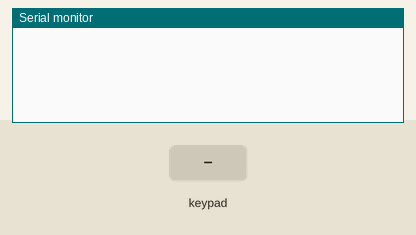
Bench run of a sketch on a simulated Arduino Uno, built with avr-gcc and run on an emulated ATmega328P. Parts: the last lines printed to the serial monitor. Wiring (inferred from the names in the program): 4×4 keypad with keys 1 2 3 A 4 5 6 B 7 8 9 c * 0 # D: rows pin 2, pin 3, pin 4, pin 5; columns pin 6, pin 7, pin 8, pin 9. The inputs (shaded band) are chosen by the test bench.

Above: at 1.2 s.
1.3 s: key '1' pressed
At 2.1 s:
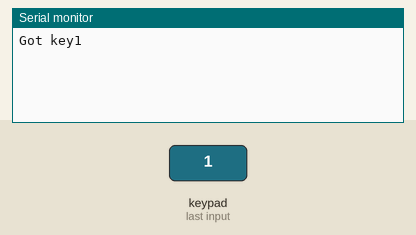
2.9 s: keypad keys 2 3 4 5 # pressed 0.4 s apart
At 5.7 s:
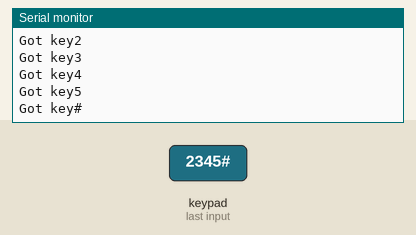
6.4 s: key 'A' pressed
At 7.1 s:
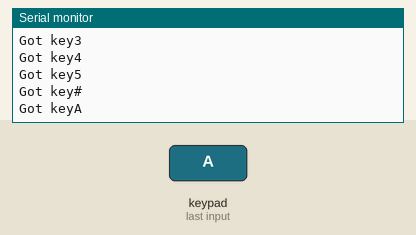
8.0 s: keypad keys 2 3 4 5 * pressed 0.4 s apart
At 10.8 s:
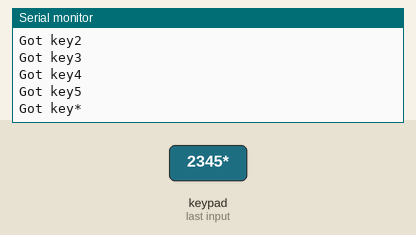
11.5 s: key 'B' pressed
At 12.2 s:
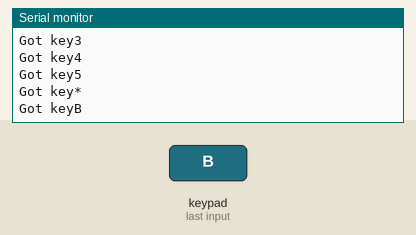
13.1 s: keypad keys 2 3 4 5 D pressed 0.4 s apart
At 15.9 s:
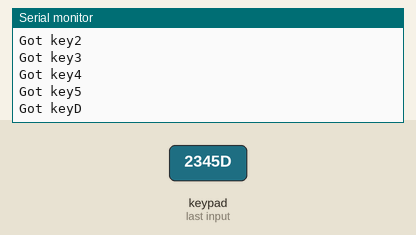
Timing chart, 0 to 17.4 s (numbered marks = the images above; inputs shaded):
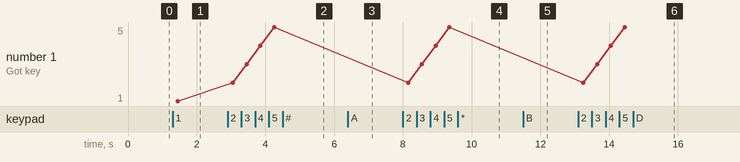

The sketch:

keypad.ino
```cpp
#include <Keypad.h>    // keypad library

const int numRows = 4;       // num of rows in the keypad
const int numCols = 4;       // num of columns
const int debounceTime = 20;   // number of milliseconds for switch to be stable

// keymap defines the character returned when the corresponding key is pressed

const char keymap[numRows][numCols]=
{
  { '1', '2', '3', 'A' },
  { '4', '5', '6', 'B' },
  { '7', '8', '9', 'c' },
  { '*', '0', '#', 'D' }

};

// this array determines the pins used for rows and columns
const int rowPins[numRows] = { 2,3,4,5 };    // rows 0 through 3
const int colPins[numCols] = { 6,7,8,9 };    // cols 0 through 3


void setup() {
  Serial.begin(9600);
  for(int row = 0; row < numRows; row++)
  {
    pinMode(rowPins[row], INPUT);            //  Set row pins as input
    digitalWrite(rowPins[row], HIGH);        // turn on Pull-ups

  }
  for(int column = 0; column < numRows; column++)
  {
    pinMode(colPins[column], OUTPUT);            //  Set column pins as output
    digitalWrite(colPins[column], HIGH);        //  make all columns inactive

  }

}

void loop() {
  char key = getKey();                 // if the character is not 0 then its a valid key press
  if( key != 0)
  {
    Serial.print("Got key");
    Serial.println(key);
 }
}

// returns with the key pressed , or 0 if no key is pressed
char getKey()
{
  char key=0;              // 0 indicates no key pressed
  for(int column = 0; column < numCols; column++)
  {
    digitalWrite(colPins[column], LOW);        // active the current column
    for(int row = 0; row < numRows; row++)       // scan all rows for a key press

    {
      if(digitalRead (rowPins[row]) == LOW)        // Is a key pressed
      {
        delay(debounceTime);                        // debounce
        while(digitalRead(rowPins[row])  == LOW);
                                                   // wait for key to be released
        key = keymap[row][column];                  // remember which key was pressed
      }
    }
    digitalWrite(colPins[column], HIGH);          // deactive the current column

  }
  return key;        // returns the key pressed or 0 if none
}
```

Measured:
- after the input at 1.3 s, the serial monitor: prints a new line after 0.15 s (image 1)
- after the input at 2.9 s, the serial monitor: prints a new line after 0.15 s (image 2)
- after the input at 6.4 s, the serial monitor: prints a new line after 0.15 s (image 3)
- after the input at 8.0 s, the serial monitor: prints a new line after 0.15 s (image 4)
- after the input at 11.5 s, the serial monitor: prints a new line after 0.15 s (image 5)
- after the input at 13.1 s, the serial monitor: prints a new line after 0.15 s (image 6)
- plotted number 1: 1 → 5 after the input at 2.9 s
